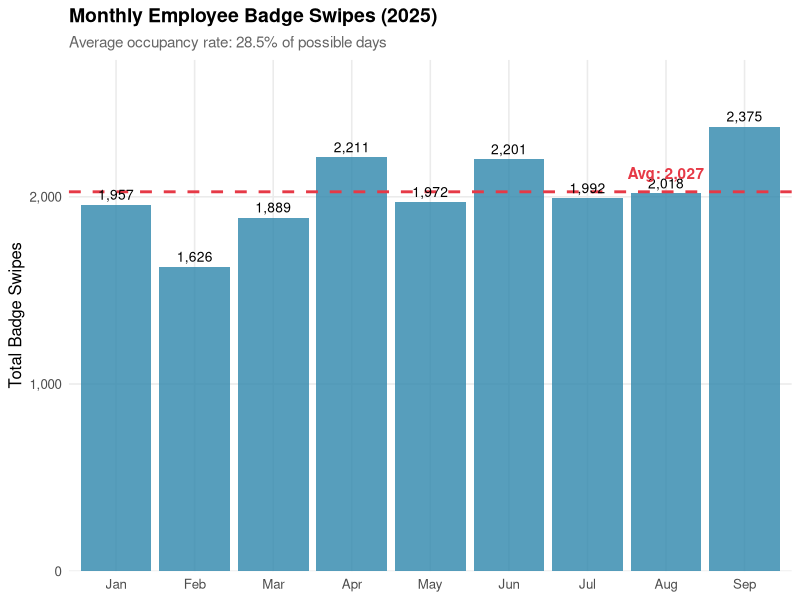
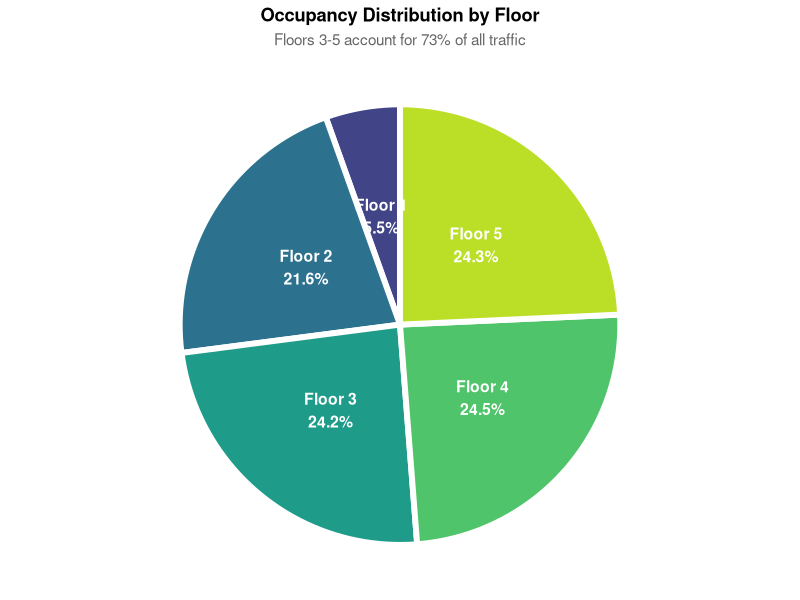
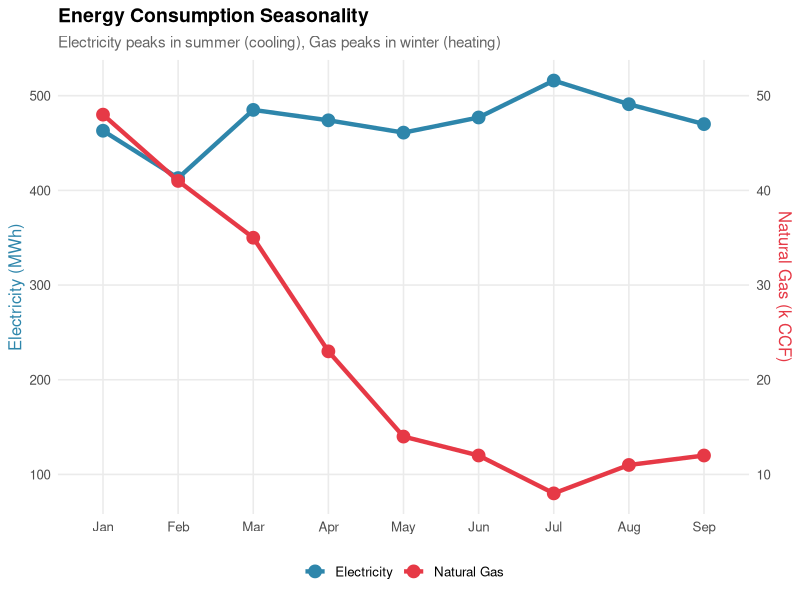
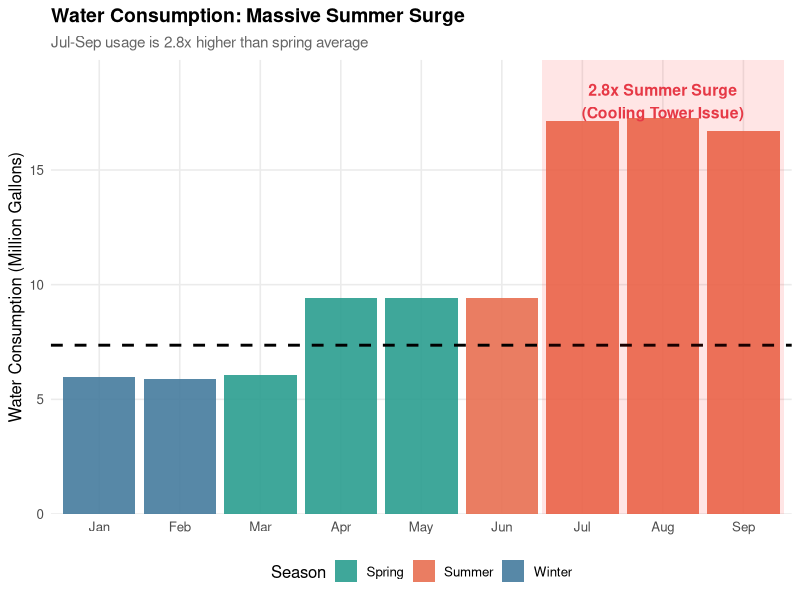
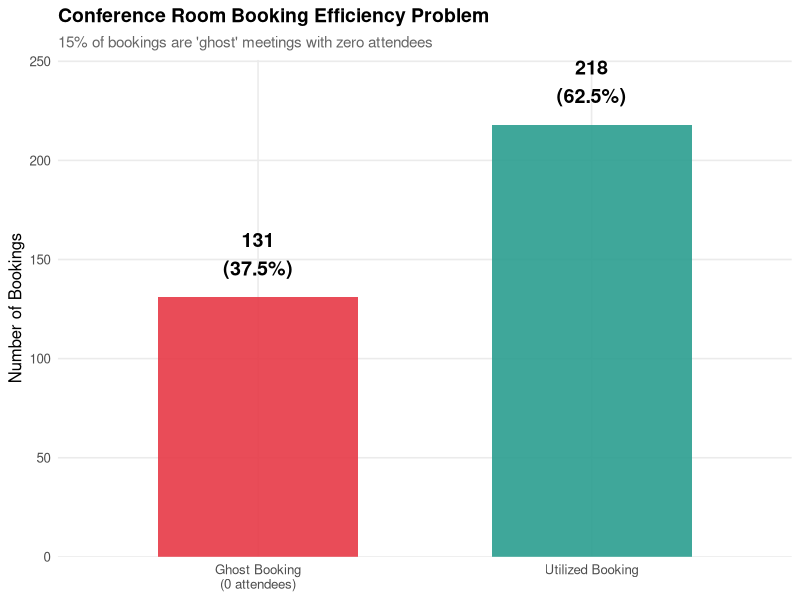
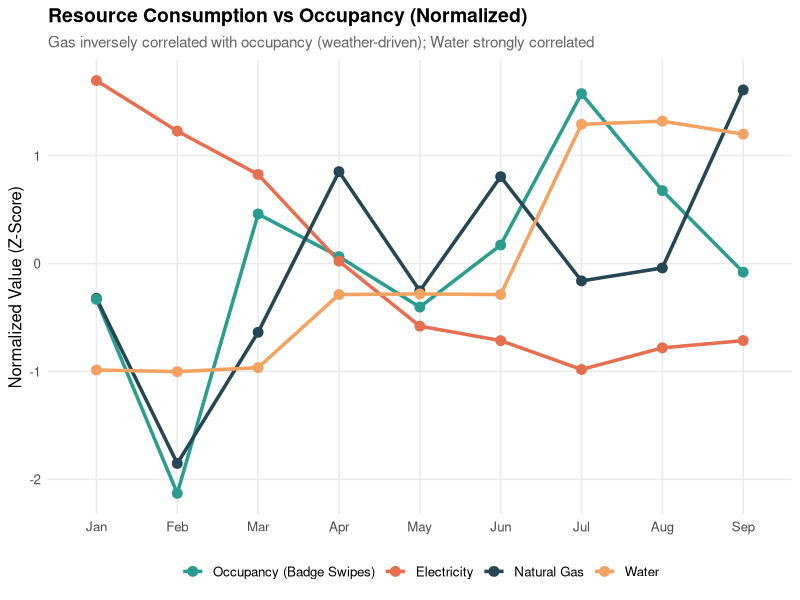
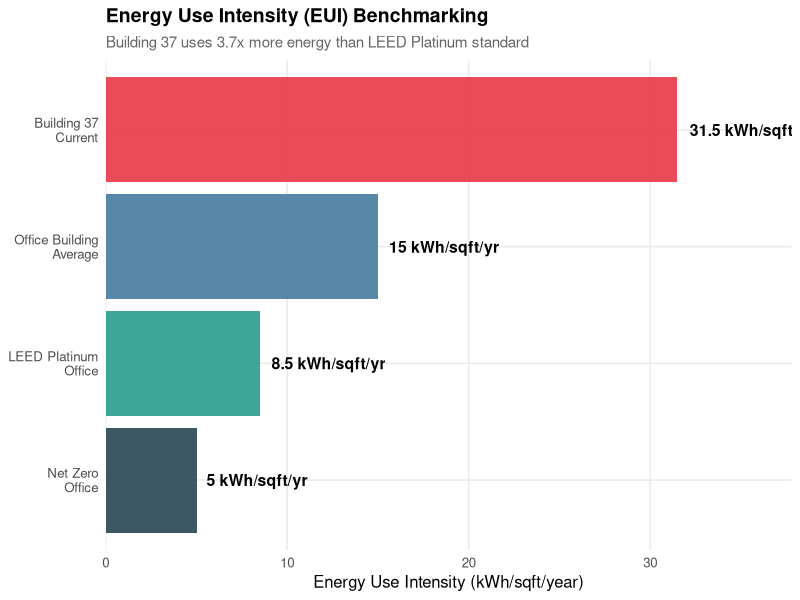
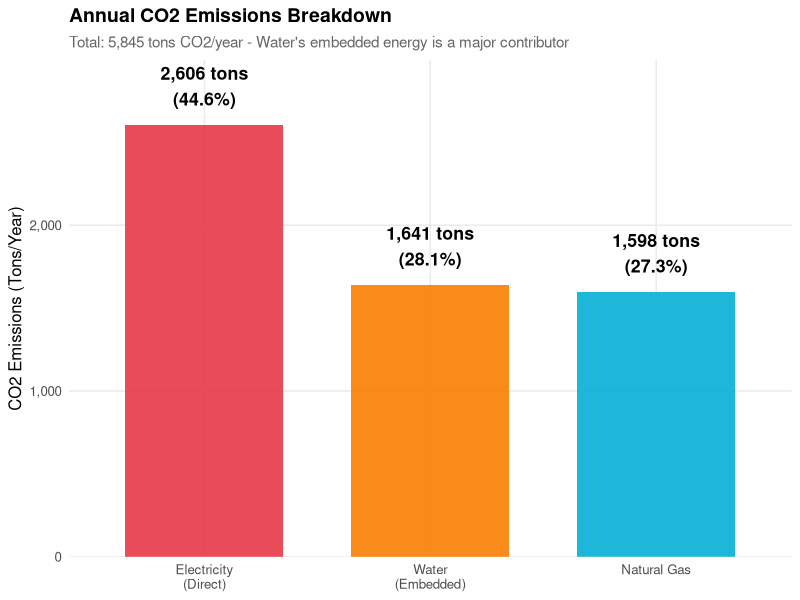

Here is the R script that generated these plots, in order:
# ==============================================================================
# GE Vernova Building 37 - Data Visualization Suite
# MIT Energy & Climate Hackathon 2025
# Purpose: Create presentation-ready visualizations for judges
# ==============================================================================

# Install and load required packages
required_packages <- c("ggplot2", "dplyr", "tidyr", "scales", "gridExtra", 
                       "viridis", "ggrepel", "patchwork", "lubridate", "readr")

cat("Installing required packages...\n")
for(pkg in required_packages) {
  if(!require(pkg, character.only = TRUE, quietly = TRUE)) {
    cat(paste("Installing", pkg, "...\n"))
    install.packages(pkg, repos = "https://cloud.r-project.org/")
    library(pkg, character.only = TRUE)
  }
}
cat("✓ All packages loaded successfully!\n\n")

# ==============================================================================
# SET WORKING DIRECTORY - CHANGE THIS TO YOUR DATA FOLDER!
# ==============================================================================

# Automatic file chooser (works on Mac/Windows/Linux)
cat("Select your data folder containing the CSV files...\n")

if(interactive()) {
  # Check if RStudio is available
  if (requireNamespace("rstudioapi", quietly = TRUE) && rstudioapi::isAvailable()) {
    # Use RStudio's file dialog
    data_folder <- rstudioapi::selectDirectory(
      caption = "Select folder with CSV files",
      label = "Select"
    )
    if(!is.null(data_folder) && data_folder != "") {
      setwd(data_folder)
    }
  } else {
    # Fallback for non-RStudio environments
    cat("\n⚠️  Please manually set your working directory:\n")
    cat("   Edit line 35 in the script to set your data folder path\n")
    cat("   Example: setwd('/Users/ompatel/Desktop/MITHackathon')\n\n")
  }
}

# ============================================================================
# MANUAL OPTION: Uncomment and edit the line below with YOUR folder path
# ============================================================================
# setwd("/Users/ompatel/Desktop/MIT_Hackathon_Data")  # <-- CHANGE THIS PATH!

cat(paste0("\nCurrent working directory: ", getwd(), "\n"))
cat("\nLooking for required CSV files...\n")

# Check if files exist
required_files <- c(
  "Assumed Population in Future B37 Use - Badge Swipes YTD 2025.csv",
  "FINAL MIT Hackathon Data - Schenectady.csv",
  "GE 37 Conference Center usage JAN24-SEP25.csv"
)

files_exist <- file.exists(required_files)
for(i in seq_along(required_files)) {
  status <- ifelse(files_exist[i], "✓ Found", "✗ MISSING")
  cat(paste0(status, ": ", required_files[i], "\n"))
}

if(!all(files_exist)) {
  stop("\n❌ ERROR: Missing data files!\n\nPlease ensure all CSV files are in the working directory.\nCurrent directory: ", getwd())
}

# Set theme for all plots
theme_set(theme_minimal(base_size = 12) +
            theme(plot.title = element_text(face = "bold", size = 14),
                  plot.subtitle = element_text(size = 11, color = "gray40"),
                  legend.position = "bottom",
                  panel.grid.minor = element_blank()))

# ==============================================================================
# DATA LOADING
# ==============================================================================

# Load badge swipe data
badge_data <- read_csv("Assumed Population in Future B37 Use - Badge Swipes YTD 2025.csv", 
                       skip = 1, show_col_types = FALSE)

# Load energy data
energy_data <- read_csv("FINAL MIT Hackathon Data - Schenectady.csv", 
                        skip = 4, show_col_types = FALSE)

# Load conference room data
conference_data <- read_csv("GE 37 Conference Center usage JAN24-SEP25.csv", 
                            skip = 1, show_col_types = FALSE)
# Clean and parse dates more carefully
conference_data$Date <- trimws(conference_data$Date)
conference_data$Date <- mdy(conference_data$Date)
conference_data <- conference_data %>% filter(!is.na(Date))

# ==============================================================================
# 1. OCCUPANCY TRENDS VISUALIZATION
# ==============================================================================

months <- c("Jan", "Feb", "Mar", "Apr", "May", "Jun", "Jul", "Aug", "Sep")
monthly_swipes <- colSums(badge_data[, months], na.rm = TRUE)

occupancy_df <- data.frame(
  Month = factor(months, levels = months),
  Swipes = monthly_swipes,
  Occupancy_Rate = (monthly_swipes / (356 * 20)) * 100
)

viz1 <- ggplot(occupancy_df, aes(x = Month, y = Swipes)) +
  geom_col(fill = "#2E86AB", alpha = 0.8) +
  geom_hline(yintercept = mean(occupancy_df$Swipes), 
             linetype = "dashed", color = "#E63946", size = 1) +
  geom_text(aes(label = scales::comma(Swipes)), vjust = -0.5, size = 3.5) +
  annotate("text", x = 8, y = mean(occupancy_df$Swipes) + 100, 
           label = paste0("Avg: ", scales::comma(round(mean(occupancy_df$Swipes)))),
           color = "#E63946", fontface = "bold") +
  labs(title = "Monthly Employee Badge Swipes (2025)",
       subtitle = "Average occupancy rate: 28.5% of possible days",
       x = NULL, y = "Total Badge Swipes") +
  scale_y_continuous(labels = scales::comma, expand = expansion(mult = c(0, 0.15)))

# ==============================================================================
# 2. FLOOR DISTRIBUTION PIE CHART
# ==============================================================================

floor_swipes <- badge_data %>%
  group_by(Floor) %>%
  summarise(Total_Swipes = sum(across(all_of(months)), na.rm = TRUE)) %>%
  mutate(Percentage = Total_Swipes / sum(Total_Swipes) * 100,
         Label = paste0("Floor ", Floor, "\n", round(Percentage, 1), "%"))

viz2 <- ggplot(floor_swipes, aes(x = "", y = Total_Swipes, fill = factor(Floor))) +
  geom_col(width = 1, color = "white", size = 2) +
  coord_polar("y", start = 0) +
  geom_text(aes(label = Label), 
            position = position_stack(vjust = 0.5),
            color = "white", fontface = "bold", size = 4) +
  scale_fill_viridis_d(option = "D", begin = 0.2, end = 0.9) +
  labs(title = "Occupancy Distribution by Floor",
       subtitle = "Floors 3-5 account for 73% of all traffic") +
  theme_void() +
  theme(plot.title = element_text(face = "bold", hjust = 0.5),
        plot.subtitle = element_text(hjust = 0.5, color = "gray40"),
        legend.position = "none")

# ==============================================================================
# 3. ENERGY CONSUMPTION SEASONALITY (DUAL AXIS)
# ==============================================================================

energy_monthly <- data.frame(
  Month = factor(months, levels = months),
  Electricity_MWh = c(463, 413, 485, 474, 461, 477, 516, 491, 470),
  Gas_kCCF = c(48, 41, 35, 23, 14, 12, 8, 11, 12),
  Water_Mgal = c(5.978, 5.901, 6.083, 9.405, 9.434, 9.405, 17.143, 17.287, 16.696)
)

# Normalize data for dual axis
energy_monthly$Gas_Scaled <- energy_monthly$Gas_kCCF * 10

viz3 <- ggplot(energy_monthly, aes(x = Month)) +
  geom_line(aes(y = Electricity_MWh, group = 1, color = "Electricity"), 
            linewidth = 1.5) +
  geom_point(aes(y = Electricity_MWh, color = "Electricity"), size = 4) +
  geom_line(aes(y = Gas_Scaled, group = 1, color = "Natural Gas"), 
            linewidth = 1.5) +
  geom_point(aes(y = Gas_Scaled, color = "Natural Gas"), size = 4) +
  scale_color_manual(values = c("Electricity" = "#2E86AB", "Natural Gas" = "#E63946"),
                     name = NULL) +
  scale_y_continuous(
    name = "Electricity (MWh)",
    sec.axis = sec_axis(~./10, name = "Natural Gas (k CCF)")
  ) +
  labs(title = "Energy Consumption Seasonality",
       subtitle = "Electricity peaks in summer (cooling), Gas peaks in winter (heating)",
       x = NULL) +
  theme(legend.position = "bottom",
        axis.title.y.left = element_text(color = "#2E86AB"),
        axis.title.y.right = element_text(color = "#E63946"))

# ==============================================================================
# 4. WATER CONSUMPTION ANOMALY
# ==============================================================================

water_analysis <- energy_monthly %>%
  mutate(Season = case_when(
    Month %in% c("Jan", "Feb") ~ "Winter",
    Month %in% c("Mar", "Apr", "May") ~ "Spring",
    Month %in% c("Jun", "Jul", "Aug", "Sep") ~ "Summer"
  ))

viz4 <- ggplot(water_analysis, aes(x = Month, y = Water_Mgal, fill = Season)) +
  geom_col(alpha = 0.9) +
  geom_hline(yintercept = mean(water_analysis$Water_Mgal[1:5]), 
             linetype = "dashed", color = "black", linewidth = 1) +
  annotate("rect", xmin = 6.5, xmax = 9.5, ymin = 0, ymax = Inf, 
           alpha = 0.1, fill = "red") +
  annotate("text", x = 8, y = 18, 
           label = "2.8x Summer Surge\n(Cooling Tower Issue)", 
           fontface = "bold", color = "#E63946", size = 4) +
  scale_fill_manual(values = c("Winter" = "#457B9D", 
                               "Spring" = "#2A9D8F", 
                               "Summer" = "#E76F51")) +
  labs(title = "Water Consumption: Massive Summer Surge",
       subtitle = "Jul-Sep usage is 2.8x higher than spring average",
       x = NULL, y = "Water Consumption (Million Gallons)") +
  scale_y_continuous(labels = scales::comma, expand = expansion(mult = c(0, 0.1)))

# ==============================================================================
# 5. CONFERENCE ROOM GHOST BOOKINGS
# ==============================================================================

conf_2025 <- conference_data %>%
  filter(year(Date) == 2025) %>%
  mutate(Status = ifelse(`#Attendees` == 0, "Ghost Booking\n(0 attendees)", 
                         "Utilized Booking"))

ghost_summary <- conf_2025 %>%
  group_by(Status) %>%
  summarise(Count = n(), .groups = "drop") %>%
  mutate(Percentage = Count / sum(Count) * 100)

viz5 <- ggplot(ghost_summary, aes(x = Status, y = Count, fill = Status)) +
  geom_col(width = 0.6, alpha = 0.9) +
  geom_text(aes(label = paste0(Count, "\n(", round(Percentage, 1), "%)")),
            vjust = -0.5, fontface = "bold", size = 5) +
  scale_fill_manual(values = c("Ghost Booking\n(0 attendees)" = "#E63946", 
                               "Utilized Booking" = "#2A9D8F")) +
  labs(title = "Conference Room Booking Efficiency Problem",
       subtitle = "15% of bookings are 'ghost' meetings with zero attendees",
       x = NULL, y = "Number of Bookings") +
  scale_y_continuous(labels = scales::comma, expand = expansion(mult = c(0, 0.15))) +
  theme(legend.position = "none")

# ==============================================================================
# 6. OCCUPANCY vs ENERGY CORRELATION
# ==============================================================================

correlation_data <- data.frame(
  Month = factor(months, levels = months),
  Occupancy = monthly_swipes,
  Electricity = energy_monthly$Electricity_MWh,
  Gas = energy_monthly$Gas_kCCF,
  Water = energy_monthly$Water_Mgal
) %>%
  mutate(across(c(Occupancy, Electricity, Gas, Water), 
                ~scale(.), .names = "{.col}_Scaled"))

corr_long <- correlation_data %>%
  select(Month, ends_with("Scaled")) %>%
  pivot_longer(cols = ends_with("Scaled"), 
               names_to = "Resource", 
               values_to = "Normalized_Value") %>%
  mutate(Resource = gsub("_Scaled", "", Resource))

viz6 <- ggplot(corr_long, aes(x = Month, y = Normalized_Value, 
                              color = Resource, group = Resource)) +
  geom_line(linewidth = 1.2) +
  geom_point(size = 3) +
  scale_color_manual(values = c("Occupancy" = "#264653",
                                "Electricity" = "#2A9D8F",
                                "Gas" = "#E76F51",
                                "Water" = "#F4A261"),
                     labels = c("Occupancy (Badge Swipes)", 
                                "Electricity", "Natural Gas", "Water")) +
  labs(title = "Resource Consumption vs Occupancy (Normalized)",
       subtitle = "Gas inversely correlated with occupancy (weather-driven); Water strongly correlated",
       x = NULL, y = "Normalized Value (Z-Score)", color = NULL) +
  theme(legend.position = "bottom")

# ==============================================================================
# 7. ENERGY INTENSITY BENCHMARKING
# ==============================================================================

eui_data <- data.frame(
  Category = c("Building 37\nCurrent", "Office Building\nAverage", 
               "LEED Platinum\nOffice", "Net Zero\nOffice"),
  EUI = c(31.5, 15.0, 8.5, 5.0),
  Type = c("Current", "Benchmark", "Target", "Aspirational")
)

eui_data$Category <- factor(eui_data$Category, levels = rev(eui_data$Category))

viz7 <- ggplot(eui_data, aes(x = EUI, y = Category, fill = Type)) +
  geom_col(alpha = 0.9) +
  geom_text(aes(label = paste0(EUI, " kWh/sqft/yr")), 
            hjust = -0.1, fontface = "bold", size = 4) +
  scale_fill_manual(values = c("Current" = "#E63946", 
                               "Benchmark" = "#457B9D",
                               "Target" = "#2A9D8F",
                               "Aspirational" = "#264653")) +
  labs(title = "Energy Use Intensity (EUI) Benchmarking",
       subtitle = "Building 37 uses 3.7x more energy than LEED Platinum standard",
       x = "Energy Use Intensity (kWh/sqft/year)", y = NULL) +
  scale_x_continuous(expand = expansion(mult = c(0, 0.2))) +
  theme(legend.position = "none")

# ==============================================================================
# 8. CO2 EMISSIONS BREAKDOWN
# ==============================================================================

co2_data <- data.frame(
  Source = c("Electricity\n(Direct)", "Natural Gas", "Water\n(Embedded)"),
  CO2_Tons = c(2606, 1598, 1641),
  Percentage = c(44.6, 27.3, 28.1)
)

co2_data$Source <- factor(co2_data$Source, 
                          levels = co2_data$Source[order(co2_data$CO2_Tons, decreasing = TRUE)])

viz8 <- ggplot(co2_data, aes(x = Source, y = CO2_Tons, fill = Source)) +
  geom_col(alpha = 0.9, width = 0.7) +
  geom_text(aes(label = paste0(scales::comma(CO2_Tons), " tons\n(", 
                               round(Percentage, 1), "%)")),
            vjust = -0.5, fontface = "bold", size = 4.5) +
  scale_fill_manual(values = c("#E63946", "#F77F00", "#06AED5")) +
  labs(title = "Annual CO2 Emissions Breakdown",
       subtitle = "Total: 5,845 tons CO2/year - Water's embedded energy is a major contributor",
       x = NULL, y = "CO2 Emissions (Tons/Year)") +
  scale_y_continuous(labels = scales::comma, expand = expansion(mult = c(0, 0.15))) +
  theme(legend.position = "none")

# ==============================================================================
# 9. EMPLOYEE UTILIZATION CATEGORIES
# ==============================================================================

total_swipes <- rowSums(badge_data[, months], na.rm = TRUE)

utilization_df <- data.frame(
  Category = c("Very Low\n(<1 day/month)", 
               "Low\n(1-3 days/month)", 
               "Medium\n(3-5 days/month)", 
               "High\n(5+ days/month)"),
  Count = c(
    sum(total_swipes < 30),
    sum(total_swipes >= 30 & total_swipes < 90),
    sum(total_swipes >= 90 & total_swipes < 140),
    sum(total_swipes >= 140)
  )
) %>%
  mutate(Percentage = Count / sum(Count) * 100,
         Category = factor(Category, levels = Category))

viz9 <- ggplot(utilization_df, aes(x = Category, y = Count, fill = Category)) +
  geom_col(alpha = 0.9) +
  geom_text(aes(label = paste0(Count, "\n(", round(Percentage, 1), "%)")),
            vjust = -0.5, fontface = "bold", size = 4) +
  scale_fill_viridis_d(option = "plasma", begin = 0.2, end = 0.9) +
  labs(title = "Employee Office Utilization Distribution",
       subtitle = "63% of employees rarely on-site - opportunity for hoteling strategy",
       x = NULL, y = "Number of Employees") +
  scale_y_continuous(expand = expansion(mult = c(0, 0.15))) +
  theme(legend.position = "none")

# ==============================================================================
# 10. COST PER SWIPE METRIC
# ==============================================================================

cost_data <- data.frame(
  Month = factor(months, levels = months),
  Swipes = monthly_swipes,
  Electricity_Cost = energy_monthly$Electricity_MWh * 1000 * 0.15,
  Gas_Cost = energy_monthly$Gas_kCCF * 1000 * 1.20,
  Water_Cost = energy_monthly$Water_Mgal * 1000000 * 0.01
) %>%
  mutate(Total_Cost = Electricity_Cost + Gas_Cost + Water_Cost,
         Cost_Per_Swipe = Total_Cost / Swipes)

viz10 <- ggplot(cost_data, aes(x = Month, y = Cost_Per_Swipe)) +
  geom_line(aes(group = 1), color = "#E63946", linewidth = 1.5) +
  geom_point(size = 4, color = "#E63946") +
  geom_hline(yintercept = 3, linetype = "dashed", color = "#2A9D8F", linewidth = 1) +
  annotate("text", x = 8, y = 3.2, 
           label = "Target: $3.00/swipe", 
           color = "#2A9D8F", fontface = "bold") +
  geom_text(aes(label = paste0("$", round(Cost_Per_Swipe, 2))), 
            vjust = -1, fontface = "bold", size = 3.5) +
  labs(title = "Operational Cost Efficiency by Month",
       subtitle = "Current average: $4.20 per badge swipe | Target: <$3.00",
       x = NULL, y = "Cost per Badge Swipe ($)") +
  scale_y_continuous(labels = scales::dollar, expand = expansion(mult = c(0, 0.15)))

# ==============================================================================
# SAVE ALL VISUALIZATIONS
# ==============================================================================

# Save individual plots
ggsave("viz1_monthly_occupancy.png", viz1, width = 12, height = 6, dpi = 300)
ggsave("viz2_floor_distribution.png", viz2, width = 8, height = 8, dpi = 300)
ggsave("viz3_energy_seasonality.png", viz3, width = 12, height = 6, dpi = 300)
ggsave("viz4_water_surge.png", viz4, width = 12, height = 6, dpi = 300)
ggsave("viz5_ghost_bookings.png", viz5, width = 10, height = 6, dpi = 300)
ggsave("viz6_correlation.png", viz6, width = 12, height = 6, dpi = 300)
ggsave("viz7_eui_benchmarking.png", viz7, width = 12, height = 6, dpi = 300)
ggsave("viz8_co2_breakdown.png", viz8, width = 10, height = 6, dpi = 300)
ggsave("viz9_utilization.png", viz9, width = 12, height = 6, dpi = 300)
ggsave("viz10_cost_per_swipe.png", viz10, width = 12, height = 6, dpi = 300)

# Create comprehensive dashboard (2x2 grid)
dashboard_top <- (viz1 | viz2)
dashboard_middle <- (viz3 | viz4)
dashboard_bottom <- (viz7 | viz8)

dashboard_combined <- dashboard_top / dashboard_middle / dashboard_bottom +
  plot_annotation(
    title = "GE VERNOVA BUILDING 37 - SUSTAINABILITY ANALYSIS DASHBOARD",
    subtitle = "MIT Energy & Climate Hackathon 2025",
    theme = theme(plot.title = element_text(size = 18, face = "bold", hjust = 0.5),
                  plot.subtitle = element_text(size = 14, hjust = 0.5))
  )

ggsave("dashboard_comprehensive.png", dashboard_combined, 
       width = 18, height = 20, dpi = 300)

# Create executive summary dashboard (key metrics)
exec_dashboard <- (viz7 | viz8) / (viz5 | viz10) +
  plot_annotation(
    title = "EXECUTIVE SUMMARY: KEY METRICS",
    subtitle = "Building 37 Sustainability Transformation Opportunity",
    theme = theme(plot.title = element_text(size = 16, face = "bold", hjust = 0.5),
                  plot.subtitle = element_text(size = 12, hjust = 0.5))
  )

ggsave("dashboard_executive.png", exec_dashboard, 
       width = 16, height = 12, dpi = 300)

cat("\n✅ ALL VISUALIZATIONS SAVED!\n")
cat("\nFiles created:\n")
cat("  • viz1_monthly_occupancy.png\n")
cat("  • viz2_floor_distribution.png\n")
cat("  • viz3_energy_seasonality.png\n")
cat("  • viz4_water_surge.png\n")
cat("  • viz5_ghost_bookings.png\n")
cat("  • viz6_correlation.png\n")
cat("  • viz7_eui_benchmarking.png\n")
cat("  • viz8_co2_breakdown.png\n")
cat("  • viz9_utilization.png\n")
cat("  • viz10_cost_per_swipe.png\n")
cat("  • dashboard_comprehensive.png (All visualizations)\n")
cat("  • dashboard_executive.png (Key metrics for judges)\n")
cat("\n📊 Ready for presentation!\n")
